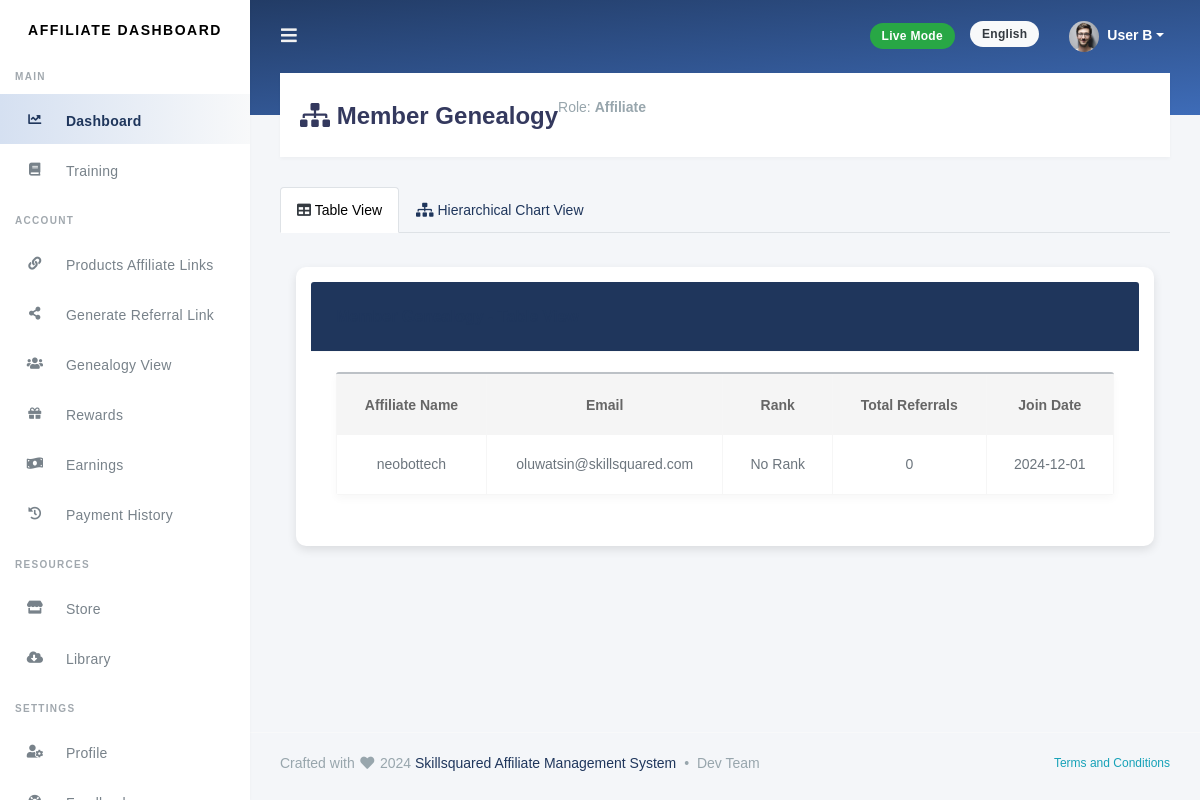
Before: /affiliates/genealogy/ (signed in) with the older database file.
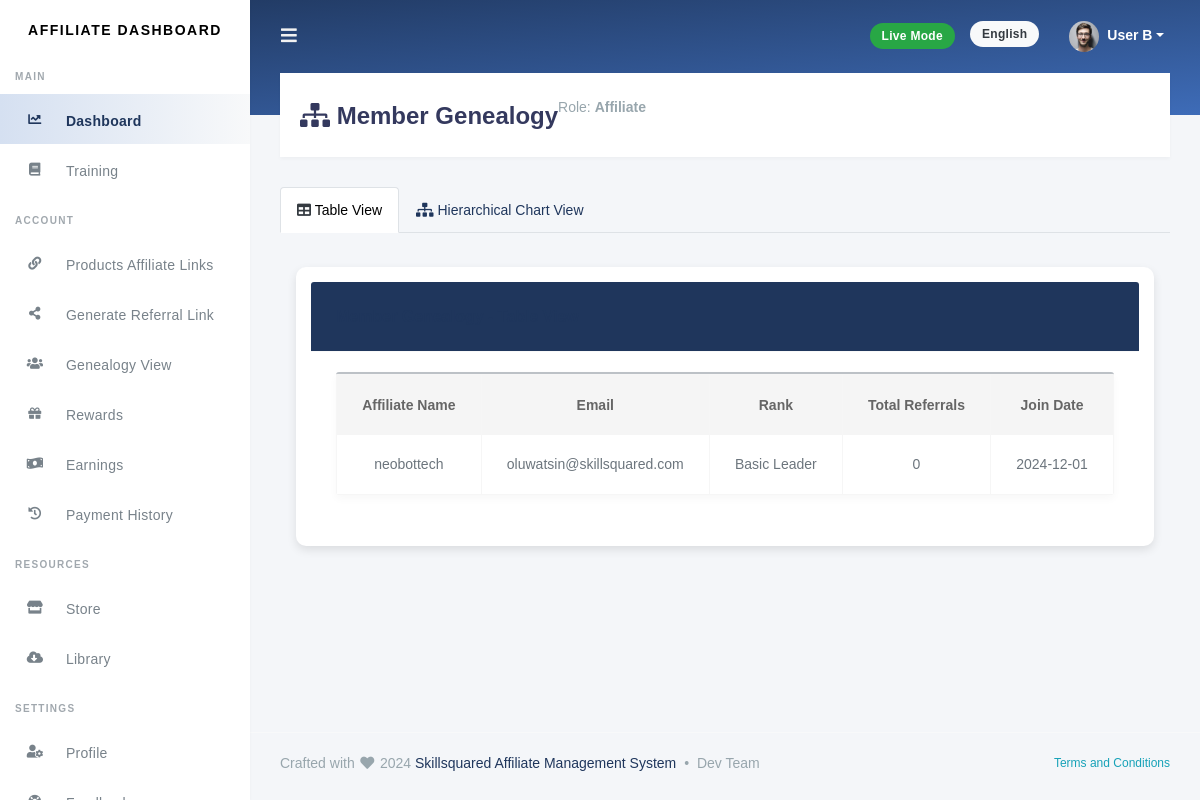
After: the same page with the newer database file.
### users/models.py (models this page shows, shortened)
class CustomUser(AbstractUser):
    full_name = models.CharField(max_length=255, null=True, blank=True)
    USER_TYPES = (
        ('admin', 'Admin'),
        ('affiliate', 'Affiliate'),
    )
    user_type = models.CharField(max_length=10, choices=USER_TYPES, default='affiliate')

### affiliates/models.py (models this page shows, shortened)
class BaseModel(models.Model):
    created_at = models.DateTimeField(auto_now_add=True)
    updated_at = models.DateTimeField(auto_now=True)
    class Meta:
        abstract = True

class Affiliate(BaseModel):
    user = models.OneToOneField(settings.AUTH_USER_MODEL, on_delete=models.CASCADE)
    commission_rate = models.DecimalField(max_digits=5, decimal_places=2, default=5.0)
    training_completed = models.BooleanField(default=False)
    referrals = models.PositiveIntegerField(default=0)
    payout_threshold = models.DecimalField(max_digits=10, decimal_places=2, default=50.0)
    referred_by = models.ForeignKey(
        'self', null=True, blank=True, on_delete=models.SET_NULL, related_name='referrals_downline'
    )
    objects = AffiliateManager()  # Attach custom manager

### ranking/models.py (models this page shows, shortened)
class Rank(models.Model):
    title = models.CharField(max_length=100, unique=True)
    description = models.TextField(null=True, blank=True)
    logo = models.ImageField(upload_to='rank_logos/', null=True, blank=True)
    node_color = models.CharField(max_length=7, default="#000000")  # Hex color code
    min_personal_referrals = models.PositiveIntegerField(default=0)
    min_total_referrals = models.PositiveIntegerField(default=0)
    reward = models.DecimalField(max_digits=10, decimal_places=2, default=0.0)
    personal_referral_commission = models.DecimalField(max_digits=5, decimal_places=2, default=5.0)  # %
    initial_level_commission = models.DecimalField(max_digits=5, decimal_places=2, default=5.0)  # %
    renewal_level_commission = models.DecimalField(max_digits=5, decimal_places=2, default=5.0)  # %
    admin_note = models.TextField(null=True, blank=True)
    is_active = models.BooleanField(default=True)  # Rank visibility

### affiliates/views.py (the view)
# urls.py: path('genealogy/', view_genealogy, name='view_genealogy'),  # Add this if missing
@login_required
def view_genealogy(request):
    if request.user.user_type != 'affiliate':
        return HttpResponseForbidden("You are not authorized to access this page.")
    affiliate = request.user.affiliate
    referrals = Affiliate.objects.filter(referred_by=affiliate).select_related('rank__current_rank')
    genealogy = [
        {
            'name': referral.user.full_name or referral.user.username,
            'email': referral.user.email,
            'rank': referral.rank.current_rank.title if hasattr(referral, 'rank') and referral.rank.current_rank else "No Rank",
            'referrals': referral.referrals,
            'join_date': referral.created_at,
        }
        for referral in referrals
    ]
    ranks = Rank.objects.filter(is_active=True).order_by('min_personal_referrals')
    return render(request, 'affiliates/genealogy.html', {'genealogy': genealogy, 'ranks': ranks})

### templates/affiliates/genealogy.html (shortened to what this page needs)
{% extends 'base.html' %}
{% load static %}
{% block content %}
<div class="section-header">
  <h1><i class="fa fa-fw fa-sitemap"></i> Member Genealogy</h1>
  <p class="text-muted">Role: <strong>{{ user.user_type|capfirst }}</strong></p>
</div>
<div class="section-body">
  <ul class="nav nav-tabs" id="genealogyTab" role="tablist">
    <li class="nav-item">
      <a class="nav-link active" id="table-view-tab" data-toggle="tab" href="#table-view" role="tab" aria-controls="table-view" aria-selected="true">
        <i class="fa fa-table"></i> Table View
      </a>
    </li>
    <li class="nav-item">
      <a class="nav-link" id="chart-view-tab" data-toggle="tab" href="#chart-view" role="tab" aria-controls="chart-view" aria-selected="false">
        <i class="fa fa-sitemap"></i> Hierarchical Chart View
      </a>
    </li>
  </ul>
  <div class="tab-content mt-4 px-3" id="genealogyTabContent">
    <div class="tab-pane fade show active" id="table-view" role="tabpanel" aria-labelledby="table-view-tab">
      <div class="card mb-4">
        <div class="card-header bg-primary text-white">
          <h4>Member Genealogy - Table View</h4>
        </div>
        <div class="card-body">
          <div class="table-responsive">
            <table class="table table-bordered table-hover">
              <thead class="thead-dark">
                <tr>
                  <th>Affiliate Name</th>
                  <th>Email</th>
                  <th>Rank</th>
                  <th>Total Referrals</th>
                  <th>Join Date</th>
                </tr>
              </thead>
              <tbody>
                {% if genealogy %}
                  {% for member in genealogy %}
                  <tr>
                    <td>{{ member.name }}</td>
                    <td>{{ member.email }}</td>
                    <td>{{ member.rank }}</td>
                    <td>{{ member.referrals }}</td>
                    <td>{{ member.join_date|date:"Y-m-d" }}</td>
                  </tr>
                  {% endfor %}
                {% else %}
                <tr>
                  <td colspan="5" class="text-center">No members in your genealogy.</td>
                </tr>
                {% endif %}
              </tbody>
            </table>
          </div>
        </div>
      </div>
    </div>
  </div>
</div>
<link rel="stylesheet" href="https://cdnjs.cloudflare.com/ajax/libs/treant-js/1.0/Treant.min.css">
{% endblock %}

Changed rows visible on the page:
added Rank: rank "Basic Leader"
Other visible differences:
new list line: "neobottech oluwatsin@skillsquared.com"
new list line: "0"
new list line: "2024-12-01"
list line gone: "neobottech oluwatsin@skillsquared.com"
list line gone: "No Rank 0"
list line gone: "2024-12-01"
